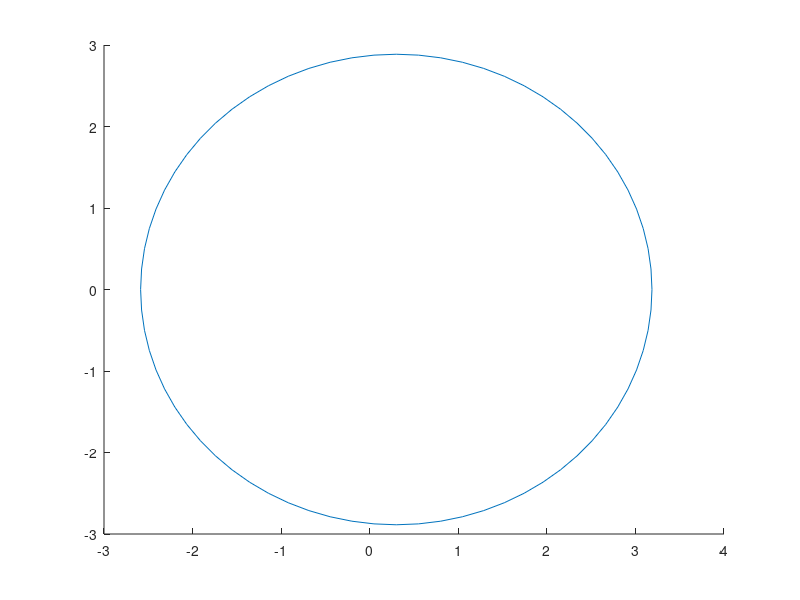

Reproduce this figure in MATLAB. (Note: this script raises an error after producing the figure.)
clc
clear 
close all
%% Parameters
% make sure dt is smaller that epsilom and rho
dt = 0.03;
%epsilom was chosen at 0.04 because at mu =0, this was the numerical
%adjustment needed to ensure capture, rho as an additional variable whose
%single job was to tell when evader was nearing the midpoint in order to
%switch speed direction. Epsilom purpose is to create a big enough room for
%rho. rho MUST be less than epsilom
epsilom =  0.09;
rho = 0.04;
 capture_value = 5*sqrt(3) - 5/sqrt(3);
 % R records capture time, capure range, and mu for each loop
 R = zeros(3, length(25));
R_counter = 1;
%capture range
L = 0.4;

%Evader's initial radius
encirclement = zeros(2, 50);
evader_r = 0.3;

%value for generating lenght of array
 tf = 40;
 t = 0:dt:tf;
    % B is a list of ones used for the plot as a threashold for capture, the
% first array contains 1 while the second contains dt. 
    B = ones(2, length(t));
%% Euler Test
%reminder to change mu in both areas- also see line 70
% mu set to 0.0 gives an NAN error so we need mu as close to 0 as possible
for mu = 0.8;
% for mu = 0.0:0.2:2.0
%    for i = 1: length(t)-1

 sel_cone =0;
 beta_1 =0;
 beta_2 = 0;
 beta_3 = 0;
% create a circle at given dimmension and radius and return a point on the circle

% [evader_x, evader_y, encirclement] = drawCircle(evader_r,0,5 * sqrt(3)/3);
[evader_x, evader_y, encirclement] = drawCircle(evader_r,0,5/sqrt(3));
% circleoute = circle(encirclement(1,:), encirclement(2,:), evader_r) ;

%%%%%%%%%%%%%%%%%%%%%%%%%%%%%%%%%%%%%%%%%%%%%%%%%%%%%%%%%%%%%%%%%%%%%%%%%%%%%%%%%%%%%%%%%%
    for capture_range = capture_value * L
%     for capture_range = 1.9799    3.9598    5.9397    7.9196
%     for capture_range = capture_value * 0.2 : + capture_value * 0.2 : capture_value * 0.8
%%%%%%%%%%%%%%%%%%%%%%%%%%%%%%%%%%%%%%%%%%%%%%%%%%%%%%%%%%%%%%%%%%%%%%%%%%%%%%%%%%%%%%%%%%
% disp(capture_range);


Y = zeros(8, length(t));
    D = zeros(3, length(t));
    Z = zeros(1, length(t));
    xM = zeros(1, length(t));
    yM = zeros(1, length(t));
    xm=0;
    ym=0;

     
% New point generated on the circle with raduius r becomes x5 and y5

%     x1 =8.216;
%     x2 = 16.432;
%     x3 = 0.0;
        
    x1 =0;
    x2 = 5;
    x3 = -5;
%     x4 = -7.0;
    x4= evader_x;
%     x5
% 
%     y1=18.235;
%     y2 = 0.0;
%     y3 = 0.0;
    
    y1=5 *sqrt(3) ;
    y2 = 0.0;
    y3 = 0.0;
%     y4 =-7.0;
    y4 = evader_y;

Y(:,1) = [x1 ; x2 ; x3 ; x4; y1; y2 ; y3; y4];



   count = 0;
       % capture variable
  captured = false;
%           disp("capture turned off");
 reverse = false;

 count_capture = 0;
% %  mu = 0.8;
% disp(mu);
    A = [(x4-x1)^2 + (y4 - y1)^2 (x4-x2)^2 + (y4 - y2)^2 (x4-x3)^2 + (y4 - y3)^2];
    D(1,1) = sqrt(min (A))/capture_range;
i=1;
final_tf = i;
%    disp(D(1,i ));
% while evader lives 
while  D(1,i )>  1  && i < 3000
%     for i = 1: length(t)-1
        D(2,i) = i * dt; 
     %if for initial variable for one time only then the iteration takes
     %over
%      disp(D(1,i ));
     
%           disp(i);
    if i == 1
    A = [(x4-x1)^2 + (y4 - y1)^2 (x4-x2)^2 + (y4 - y2)^2 (x4-x3)^2 + (y4 - y3)^2];
    D(1,1) = sqrt(min (A))/capture_range;
    D(2,1) = 1 * dt;  
%     D(3,1) = sqrt(min (A));

    %compute to see if evader has passed the midpoint (when z < 0)
%     Z(1,i) = (1/(x1 -x3)) *((y1-y3)* (x4) + (y3 *x1) - (y1 *x3))- y4;
%      if i == 1

    
    %select cone with largest angle
%     disp( beta_1);
%     disp( 'beta_1');
%     disp( beta_2);
%     disp( 'beta_2');
%     disp( beta_3);
%     disp( 'beta_3'); 


%         disp ('selected code')
%         disp(sel_cone);
%          disp ('beta_1')
%         disp(beta_1);
%         disp ('beta_2')
%         disp(beta_2);
%         disp ('beta_3')
%         disp(beta_3);
%     switch (sel_cone)
%        case beta_1
%        %find the midpoint
%             xM(1,i) = (x1 + x2 )/2;
%             yM(1,i) = (y1 + y2)/2;
% %             disp ('choosing x1 and x2');
%             xm = xM(1,i);
%             ym = yM(1,i); 
%              Z(1,i) = (1/(x1 -x2)) *((y1-y2)* (x4) + (y2 *x1) - (y1 *x2))- y4;
%        case beta_2
%             xM(1,i) = (x2 + x3 )/2;
%             yM(1,i) = (y2 + y3)/2;
% %             disp ('choosing x2 and x3');
%             xm = xM(1,i);
%             ym = yM(1,i); 
%              Z(1,i) = (1/(x2 -x3)) *((y2-y3)* (x4) + (y3 *x2) - (y2 *x3))- y4;
%        case beta_3
%             xM(1,i) = (x1 + x3 )/2;
%             yM(1,i) = (y1 + y3)/2;
% %             disp ('choosing x1 and x3');
%             xm = xM(1,i);
%             ym = yM(1,i);  
% %             disp((x1 + x3 )/2);
% %             disp((y1 + y3)/2);
%             Z(1,i) = (1/(x1 -x3)) *((y1-y3)* (x4) + (y3 *x1) - (y1 *x3))- y4;
%        otherwise
%            disp('error with selecting midpoint');
%     end
   
       
    end
    
        %compute Escape cone
    dist_E_P1 = sqrt ((x4 -x1)^2 + (y4-y1)^2);
    dist_E_P2 = sqrt ((x4 -x2)^2 + (y4-y2)^2);
    dist_E_P3 = sqrt ((x4 -x3)^2 + (y4-y3)^2);
    dist_P1_P2 = sqrt((x2 -x1)^2 + (y2-y1)^2);
    dist_P1_P3 = sqrt ((x3 -x1)^2 + (y3-y1)^2);
    dist_P3_P2 = sqrt ((x2 -x3)^2 + (y2-y3)^2);
    
    %using the law of cosine, compute escape cone angles
    beta_1 = acos((dist_E_P1^2 + dist_E_P2 ^2 - dist_P1_P2^2)/(2 * dist_E_P1 * dist_E_P2));
    beta_2 = acos((dist_E_P2^2 + dist_E_P3 ^2 - dist_P3_P2^2)/(2 * dist_E_P2 * dist_E_P3));
    beta_3 = acos((dist_E_P1^2 + dist_E_P3 ^2 - dist_P1_P3^2)/(2 * dist_E_P1 * dist_E_P3));
    %at first iteration compute the escape cone and pick which midpoint to
 %pursue
   beta = [ beta_1 beta_2 beta_3];
   sel_cone = max(beta); 
%       disp(sel_cone) ;  
    switch (sel_cone)
       case beta_1
       %find the midpoint
            xM(1,i) = (x1 + x2 )/2;
            yM(1,i) = (y1 + y2)/2;
%             disp ('continuing x1 and x2');
            xm = xM(1,i);
            ym = yM(1,i);
%             disp(xm);
%             disp(ym);
%             Z(1,i) = (1/(x1 -x2)) *((y1-y2)* (x4) + (y2 *x1) - (y1 *x2))- y4;
       case beta_2
            xM(1,i) = (x2 + x3 )/2;
            yM(1,i) = (y2 + y3)/2;
%             disp ('continuing x2 and x3');
            xm = xM(1,i);
            ym = yM(1,i);
%             disp(xm);
%             disp(ym);
%             Z(1,i) = (1/(x2 -x3)) *((y2-y3)* (x4) + (y3 *x2) - (y2 *x3))- y4;
       case beta_3
            xM(1,i) = (x1 + x3 )/2;
            yM(1,i) = (y1 + y3)/2;
%             disp ('continuing x1 and x3');
            xm = xM(1,i);
            ym = yM(1,i);
%             disp(xm);
%             disp(ym);
%             disp((x1 + x3 )/2);
%             disp((y1 + y3)/2);
%             Z(1,i) = (1/(x1 -x3)) *((y1-y3)* (x4) + (y3 *x1) - (y1 *x3))- y4;
       otherwise
           disp('error with selecting midpoint');
   end
%     disp(D(1,i ));


%   Only run while evader has not been captured
        if D(1,i )>  1 - epsilom
            
            
%         disp ('boolean before capture loop' );
%         disp (captured);
    %if capture has not occured
   % always check for capture range that takes the longest and plot the
 % threashold line with its dt. Check the R array to see the respective durations 
%      if capture_range == 1.15470053837925
  if capture_range == capture_value * 0.6 
    B(2,i) = i * dt;
%     disp(i);
  end
    
    
   end 
% This stores the value of dt for the shortest capture range because it
% takes the longest time and is need to plot the dashed line that extends
% all the way through the plots

    
    
    if i < 10000

%if capture occurs set boolean to true        
     if D(1,i )<=  1
%         disp(D(1,i));
%         disp (captured);
        %ensure capture only get called once per loop
        count_capture = count_capture + 1;
        if count_capture <= 1
           captured = true;
%            disp("capture turned on");
%            disp(i);
%            disp ('L value inside capture loop' );
%            disp(D(2,i));
            R(1, R_counter) = i * dt;
            R(2, R_counter) = capture_range;
            R(3, R_counter) = mu;
%                disp (R_counter);
            R_counter = R_counter + 1;
                %                       disp(mu);
%            disp ('capture range');
%            disp (capture_range);
        end

    end
    %compute you instantaneous movements 

x2dt = (x3 - x2)/(sqrt ((x3 -x2)^2 + (y3-y2)^2));

y2dt = (y3 - y2)/(sqrt ((x3 -x2)^2 + (y3-y2)^2));
	
x1dt = (x2 - x1)/(sqrt ((x2 -x1)^2 + (y2-y1)^2));
	
y1dt = (y2 - y1)/(sqrt ((x2 -x1)^2 + (y2-y1)^2));

x3dt = (x1 - x3)/(sqrt ((x3 -x1)^2 + (y3-y1)^2));

y3dt = (y1 - y3)/(sqrt ((x3 -x1)^2 + (y3-y1)^2));
    




   




    if i > 1
    %    disp (Z(1,i-1));
        if Z(1,i) <= 0 && count == 0
            reverse = true;
            count = count + 1;

    %         disp (i);
        end

    end

%reverse midpoint if not already reversed
    if (reverse == true) && (count == 1)
        mu = -1.0 * mu;
        count = count + 1;


  disp (i);
    end

    
    %change midpoint as you appproach, make sure to deduct epsilom from 0
    %to get a more smoother change in heading. 

    if  Z(1,i)<= 0 - rho


      xM(1,i)= (x1 + x2 + x3)/3;
      yM(1,i)= (y1 + y2+ y3)/3;

        xm = xM(1,i);
        ym = yM(1,i);
%          disp(i);
    %      if i == 114
    %          disp(xm);
    %          disp(ym);
    %      end
    end

%     disp(xm);
%     disp(ym);
    x4dt =( mu *(xm - x4))/(sqrt ((xm -x4)^2 + (ym-y4)^2));

    y4dt = (mu * (ym - y4))/(sqrt ((xm -x4)^2 + (ym-y4)^2));






     % populate respective incremental changes to the array below

     dY = [x1dt; x2dt; x3dt; x4dt; y1dt; y2dt; y3dt; y4dt];

     % multiply array above by dt and add to previous value and resulting sum
     % to next array respectively
     Y(:, i+1) = Y(:, i)+ dt *dY;


    % operation to add resulting sum above to next array respectively

    x1 =Y(1,i+1);
    x2 = Y(2,i+1);
    x3 = Y(3,i+1);
    x4 = Y(4, i+1);
%     x5 = Y(5,i+1);
    y1 = Y(5,i+1);
    y2 = Y(6,i+1); 
    y3 = Y(7,i+1);
    y4 = Y(8,i+1); 
%     y5 = Y(10,i+1);

    A = [(x4-x1)^2 + (y4 - y1)^2 (x4-x2)^2 + (y4 - y2)^2 (x4-x3)^2 + (y4 - y3)^2];
    D(1,i+1) = sqrt(min (A))/capture_range;
    D(2,i+1) = (i+1) * dt;  
    D(3,i+1) = sqrt(min (A));
%     Z(1,i+1) = (1/(x1 -x3)) *((y1-y3)* (x4) + (y3 *x1) - (y1 *x3))- y4;

    switch (sel_cone)
       case beta_1

            Z(1,i+1) = (1/(x1 -x2)) *((y1-y2)* (x4) + (y2 *x1) - (y1 *x2))- y4;
       case beta_2

            Z(1,i+1) = (1/(x2 -x3)) *((y2-y3)* (x4) + (y3 *x2) - (y2 *x3))- y4;
       case beta_3

            Z(1,i+1) = (1/(x1 -x3)) *((y1-y3)* (x4) + (y3 *x1) - (y1 *x3))- y4;
       otherwise
           disp('error with selecting midpoint');
   end

    %     disp('x')
    %     disp (x5);
    %     disp ('y')
    %     disp (y5);



    % D(2,i) = dt * i;
    % 
    % %plot function later on
    % D(3,i) = sqrt((dt)* i)/(D(1,i));

    % disp((Z(i)));
    end
    

final_tf = i;
i= i+1;

end;

% disp(D(1,i ));
% disp(i);


%reset mu to +ve after while loop is done
if mu < 0
   mu = -mu; 
%    disp(i)
end
%Trim array by elimination unused arrays positions
D(:,final_tf:end)= [];
%  D = D(1: end-final_tf,:);
%  D = D(2: end-final_tf,:);
% disp(final_tf);
    %  if capture has occured, plot graph
%                      if captured == true
%                         figure(2) 
% 
%                         plot(D(2,:),D(1,: ));
%     %                     plot(D(2,:),a(:,:,count-1));
%                         xlim([0 30])
%                         ylim ([0 10])
%                         title('mu = 0.7, r=0.1')
%                         xlabel('t') 
%                         ylabel('sqrt(d(t))/l') 
%                         % figure(1)
%                         % plot (Y(1,:), Y(3,:), 'b');
%                         hold on
% %                         disp ('plotting inside')
%                         % plot (Y(2,:), Y(4,:), 'r');
%                          captured = false;
% %                          disp("capture turned off");
%                          %decrement count back to zero
%                           
% %                     plot(D(2,:),B(1,:), 'b--');
%                      end
                        
    end
end
   
    plot(B(2,:),B(1,:), 'b--');
    
%     %3D Plot
%     figure (3)
%     scatter3 (abs (R(3,:)),R(2,:), R(1,:) );
%     zlabel ('Capture time, tf');
%     ylabel(' Pursuer capture ranges');
%     xlabel ('Pursuer speed');

% end
%  legend( 'l=60% initial capture range','l=80%  initial capture range' , 'sqrt(d(t))/l = 1');
%'l=20% initial capture range','l=40% initial capture range',
k = 1;
% %uncomment this section for animation plot
% %uncomment line below to have the code print immediately once capture range
% %is attainded
while ((D(1,k)>1) && k < 200)
%while k < 150 
 figure(1)

%plot(Y(1, k), Y(5, k), 'o', 'MarkerSize', 10);
circleouta = circle(Y(1, k ), Y(5, k),  capture_value * L , 'b') ;
hold on
plot (Y(1, k), Y(5, k), '.b');
% daspect([1 1 1])
xlim([-10 10])
ylim ([-5 15])
%plot(Y(2,k), Y(6,k), 'o', 'MarkerSize', 10);
plot (Y(2,k), Y(6,k), '.b');
circleoutb = circle(Y(2,k), Y(6,k),  capture_value * L , 'b') ;

plot (Y(3,k), Y(7,k), '.b');
circleoutc = circle(Y(3,k), Y(7,k),  capture_value * L, 'b') ;
%plot(Y(3,k), Y(7,k), 'o', 'MarkerSize', 10);

% plot (Y(4,k), Y(9,k), 'go');
% circleoutd = circle(Y(4,k), Y(9,k), capture_value * 0.1 , 'y') ;
plot(encirclement(1,:), encirclement(2,:), 'r');
% xlim([-20 20])
% ylim ([-20 20])

plot (Y(4,k), Y(8,k), '.r');
k = k + 1;
% disp(k);
hold off;

legend(  'Equilateral triangle formation of side length 10, r = 0.3 L = 0.4 max capture range, speed \mu = 0.8 ');
end

% % function that draw circle and fills the circle
function circles = circle(x,y,r,c)
%hold on
th = 0:pi/50:2*pi;
x_circle = r * cos(th) + x;
y_circle = r * sin(th) + y;
circles = plot(x_circle, y_circle);
% fill(x_circle, y_circle, c)
%hold off
axis equal
end
 
% %function that draws circle and return randox x,y point on circumference
function [u, w,m] = drawCircle(r,x,y)
% count = 0;
th = 0:pi/60:2*pi;

encirclement(1,:) = r * cos(th) + x;
encirclement(2,:) = r * sin(th) + y;
% encirclement(2,:)
% circles = plot(q, r);
r=70;
%uncomment r below to randomize point on circle
% r = randi([0 50],1,1);
u =encirclement(1,r);
w =encirclement(2,r);
m =  encirclement(:,:);
% fill(q, z, r);
% disp(r);
end

% figure(1)
% plot (Y(1,:), Y(3,:), 'b');
% hold on
% plot (Y(2,:), Y(4,:), 'r');
